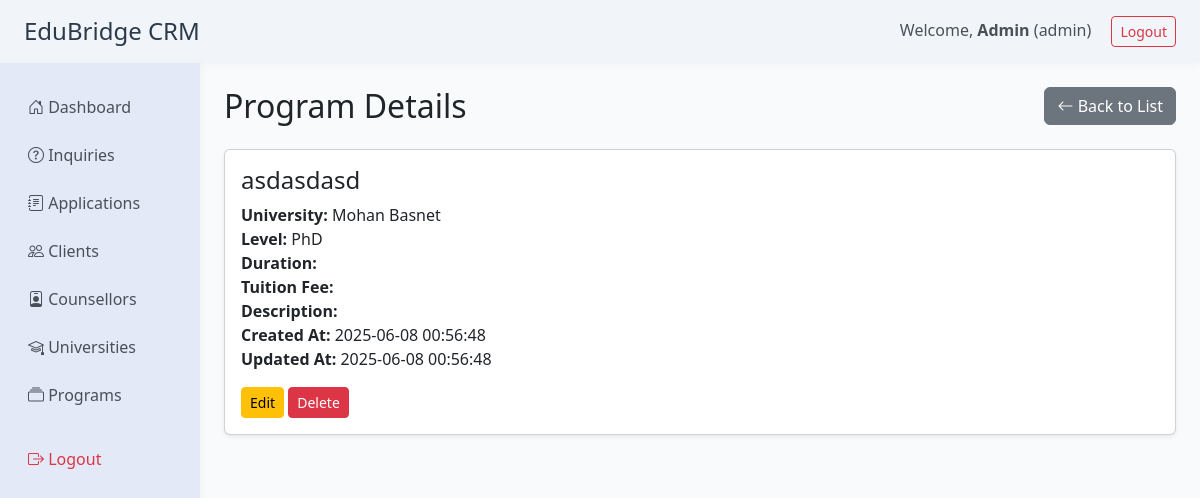
The app's page /modules/programs/view.php?id=425de8e4-43d3-11f0-bb1a-842afd92708e (signed in) with its own data.
### tables this page shows
CREATE TABLE `programs` (
  `id` char(36) NOT NULL,
  `university_id` char(36) NOT NULL,
  `name` varchar(255) NOT NULL,
  `level` enum('Bachelors','Masters','PhD','Diploma','Certificate','Other') DEFAULT 'Bachelors',
  `duration` varchar(100) DEFAULT NULL,
  `tuition_fee` decimal(12,2) DEFAULT NULL,
  `description` text DEFAULT NULL,
  `created_at` datetime DEFAULT current_timestamp(),
  `updated_at` datetime DEFAULT current_timestamp() ON UPDATE current_timestamp()
);

CREATE TABLE `universities` (
  `id` char(36) NOT NULL,
  `name` varchar(255) NOT NULL,
  `country` varchar(100) DEFAULT NULL,
  `city` varchar(100) DEFAULT NULL,
  `website` varchar(255) DEFAULT NULL,
  `description` text DEFAULT NULL,
  `logo` varchar(255) DEFAULT NULL,
  `created_at` datetime DEFAULT current_timestamp(),
  `updated_at` datetime DEFAULT current_timestamp() ON UPDATE current_timestamp()
);

### includes/auth.php (called while the page is built, shortened)
<?php
function current_user_role() {
    return $_SESSION['user_role'] ?? null;
}

### modules/programs/view.php (the view, shortened to what this page needs)
<?php
require_once '../../includes/auth.php';
$user_role = current_user_role();
require_once '../../includes/db.php';
$id = $_GET['id'] ?? '';
$stmt = $mysqli->prepare('SELECT p.*, u.name AS university_name FROM programs p JOIN universities u ON p.university_id = u.id WHERE p.id = ? LIMIT 1');
$stmt->bind_param('s', $id);
$stmt->execute();
$result = $stmt->get_result();
$prog = $result->fetch_assoc();
?>
<!DOCTYPE html>
<html lang="en">
<head>
    <link href="https://cdn.jsdelivr.net/npm/bootstrap@5.3.0/dist/css/bootstrap.min.css" rel="stylesheet">
    <link rel="stylesheet" href="https://cdn.jsdelivr.net/npm/bootstrap-icons@1.10.5/font/bootstrap-icons.css">
</head>
<body>
<?php include '../../includes/header.php'; ?>
<div class="container-fluid">
    <div class="row">
        <?php include '../../includes/sidebar.php'; ?>
        <main class="col-md-10 ms-sm-auto px-4 py-4">
            <div class="d-flex justify-content-between align-items-center mb-4">
                <h2 class="mb-0">Program Details</h2>
                <a href="list.php" class="btn btn-secondary"><i class="bi bi-arrow-left"></i> Back to List</a>
            </div>
            <div class="card shadow-sm mb-4">
                <div class="card-body">
                    <h4><?= htmlspecialchars($prog['name']) ?></h4>
                    <p><strong>University:</strong> <?= htmlspecialchars($prog['university_name']) ?><br>
                    <strong>Level:</strong> <?= htmlspecialchars($prog['level']) ?><br>
                    <strong>Duration:</strong> <?= htmlspecialchars($prog['duration']) ?><br>
                    <strong>Tuition Fee:</strong> <?= $prog['tuition_fee'] !== null ? number_format($prog['tuition_fee'], 2) : '' ?><br>
                    <strong>Description:</strong> <?= nl2br(htmlspecialchars($prog['description'])) ?><br>
                    <strong>Created At:</strong> <?= htmlspecialchars($prog['created_at']) ?><br>
                    <strong>Updated At:</strong> <?= htmlspecialchars($prog['updated_at']) ?></p>
                    <?php if (in_array($user_role, ['admin', 'counsellor'])): ?>
                        <a href="edit.php?id=<?= urlencode($prog['id']) ?>" class="btn btn-warning btn-sm">Edit</a>
                        <a href="delete.php?id=<?= urlencode($prog['id']) ?>" class="btn btn-danger btn-sm" onclick="return confirm('Delete this program?')">Delete</a>
                    <?php endif; ?>
                </div>
            </div>
        </main>
    </div>
</div>
</body>
</html>

### modules/programs/view.php (style rules this page uses)
body { background: #f8fafc; }

### records on screen
programs: name "asdasdasd", university.name "Mohan Basnet", level "PhD", created_at "2025-06-08 00:56:48", updated_at "2025-06-08 00:56:48"

### other values on screen
$user_name "Admin"
$user_role "admin"
